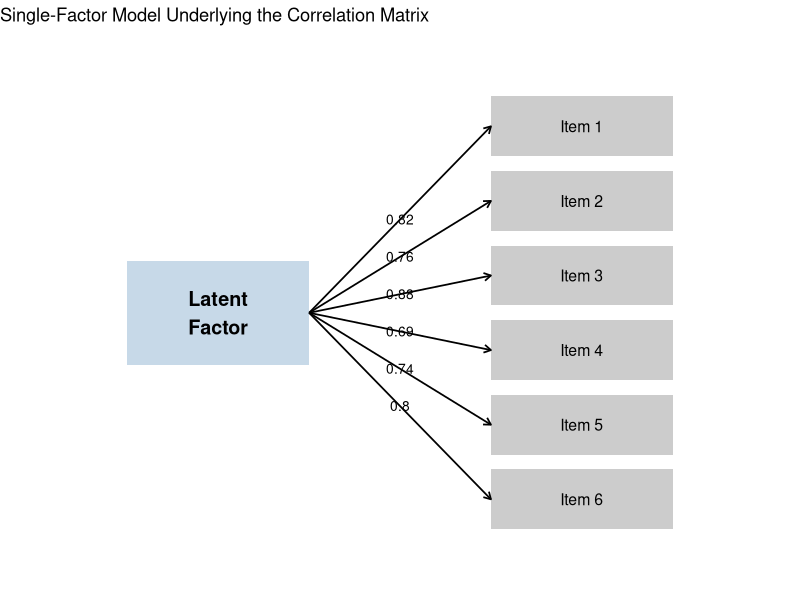

This figure's R source:
## ---- chunk 1
library(ggplot2)

# Example loadings
items <- data.frame(
  item = paste0("Item ", 1:6),
  x = 3,
  y = seq(6, 1, length.out = 6),
  loading = c(0.82, 0.76, 0.88, 0.69, 0.74, 0.80)
)

factor <- data.frame(
  label = "Latent\nFactor",
  x = 1,
  y = 3.5
)

ggplot() +
  # Latent factor box
  geom_rect(
    data = factor,
    aes(
      xmin = x - 0.5, xmax = x + 0.5,
      ymin = y - 0.7, ymax = y + 0.7
    ),
    fill = "steelblue", alpha = 0.3
  ) +
  geom_text(
    data = factor,
    aes(x = x, y = y, label = label),
    size = 5, fontface = "bold"
  ) +

  # Item boxes
  geom_rect(
    data = items,
    aes(
      xmin = x - 0.5, xmax = x + 0.5,
      ymin = y - 0.4, ymax = y + 0.4
    ),
    fill = "grey80"
  ) +
  geom_text(
    data = items,
    aes(x = x, y = y, label = item),
    size = 4
  ) +

  # Arrows (loadings)
  geom_segment(
    data = items,
    aes(
      x = factor$x + 0.5,
      y = factor$y,
      xend = x - 0.5,
      yend = y
    ),
    arrow = arrow(length = unit(0.2, "cm")),
    linewidth = 0.6
  ) +

  # Loading labels
  geom_text(
    data = items,
    aes(
      x = 2,
      y = (y + factor$y) / 2,
      label = round(loading, 2)
    ),
    size = 3.5
  ) +
  xlim(0, 4) +
  ylim(0, 7) +
  theme_void() +
  ggtitle("Single-Factor Model Underlying the Correlation Matrix")
